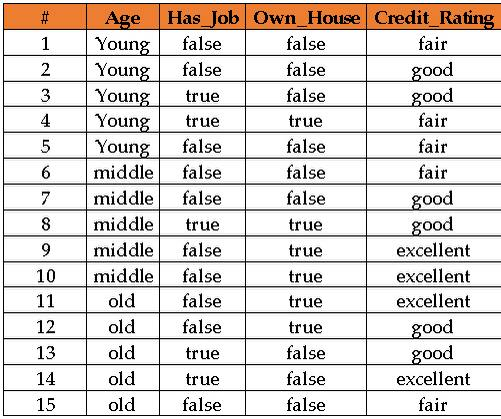
#> input picture data/images/export_excel_test.jpg, 501 x 419 px
$ python -i preprocess.py   (imports and definitions only)
#> lines starting #> are read from the running program, lines starting #| are printed output that depends on the picture; after the words box and inside, x2 and y2 are one past the last pixel; in counts of white or black regions, pixels touching at a corner belong together
### src/common/logger.py
import logging
import sys
from pathlib import Path


def setup_logger(name: str, log_file: str = None, level=logging.INFO):
    """
    Create a logger with console and optional file output
    """
    logger = logging.getLogger(name)
    logger.setLevel(level)

    # Prevent duplicate handlers
    if logger.handlers:
        return logger

    # Console handler
    console_handler = logging.StreamHandler(sys.stdout)
    console_handler.setLevel(level)
    console_format = logging.Formatter(
        '%(asctime)s - %(name)s - %(levelname)s - %(message)s',
        datefmt='%Y-%m-%d %H:%M:%S'
    )
    console_handler.setFormatter(console_format)
    logger.addHandler(console_handler)

    # File handler (optional)
    if log_file:
        log_path = Path(log_file)
        log_path.parent.mkdir(parents=True, exist_ok=True)
        file_handler = logging.FileHandler(log_file)
        file_handler.setLevel(level)
        file_handler.setFormatter(console_format)
        logger.addHandler(file_handler)

    return logger


# Create a default logger for document processing
document_logger = setup_logger('document_processing', level=logging.DEBUG)

### src/document_processing/ocr/preprocess.py
# src/document_processing/ocr/preprocess.py
import time
from pathlib import Path
from typing import Dict, Optional, Tuple

import cv2
import numpy as np

from common.logger import document_logger


def _safe_write(debug_dir: Optional[str], name: str, img):
    if debug_dir:
        Path(debug_dir).mkdir(parents=True, exist_ok=True)
        cv2.imwrite(str(Path(debug_dir) / name), img)


# [110 lines left out: functions _log_step_time, _timed_step, preprocess_pipeline, preprocess_for_paddle, not called in this run]


# -----------------------------
# Tesseract preprocessing (STRONG)
# -----------------------------
def _compute_skew_angle_from_binary(binary_inv: np.ndarray) -> float:
    """
    binary_inv: text=255, bg=0
    returns small angle in degrees
    """
    pts = cv2.findNonZero(binary_inv)
    if pts is None:
        return 0.0

    rect = cv2.minAreaRect(pts)
    angle = rect[-1]  # [-90, 0)
    if angle < -45:
        angle = 90 + angle
    return angle


def _rotate_gray(gray: np.ndarray, angle: float) -> np.ndarray:
    if abs(angle) < 0.05:
        return gray
    h, w = gray.shape[:2]
    M = cv2.getRotationMatrix2D((w // 2, h // 2), angle, 1.0)
    return cv2.warpAffine(
        gray, M, (w, h),
        flags=cv2.INTER_CUBIC,
        borderMode=cv2.BORDER_CONSTANT,
        borderValue=255
    )


def preprocess_for_tesseract(image_path: str, debug_dir: Optional[str] = None) -> np.ndarray:
    """
    Strong preprocessing for Tesseract:
    grayscale -> CLAHE -> resize -> denoise -> Otsu -> deskew -> Otsu
    Returns: binary (single channel)
    """
    img = cv2.imread(image_path, cv2.IMREAD_COLOR)
#> img is the input picture: shape (419, 501, 3); mean B, G, R 212.7, 216.2, 221.7
    if img is None:
        raise ValueError(f"❌ Could not read image: {image_path}")

    gray = cv2.cvtColor(img, cv2.COLOR_BGR2GRAY)
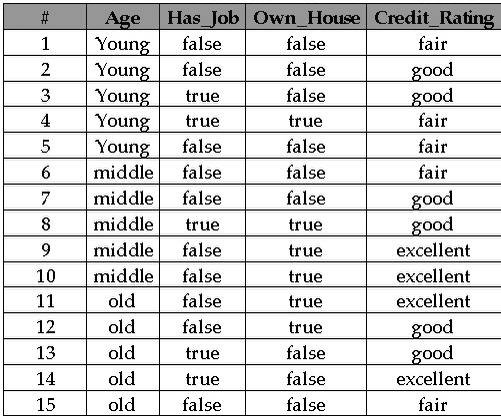
#> gray: shape (419, 501); min 0, max 255, mean 217.5

    clahe = cv2.createCLAHE(clipLimit=2.0, tileGridSize=(8, 8))
    gray2 = clahe.apply(gray)

    h, w = gray2.shape
#> h = 419; w = 501
    if min(h, w) < 600:
        gray2 = cv2.resize(gray2, None, fx=2.0, fy=2.0,
                           interpolation=cv2.INTER_CUBIC)
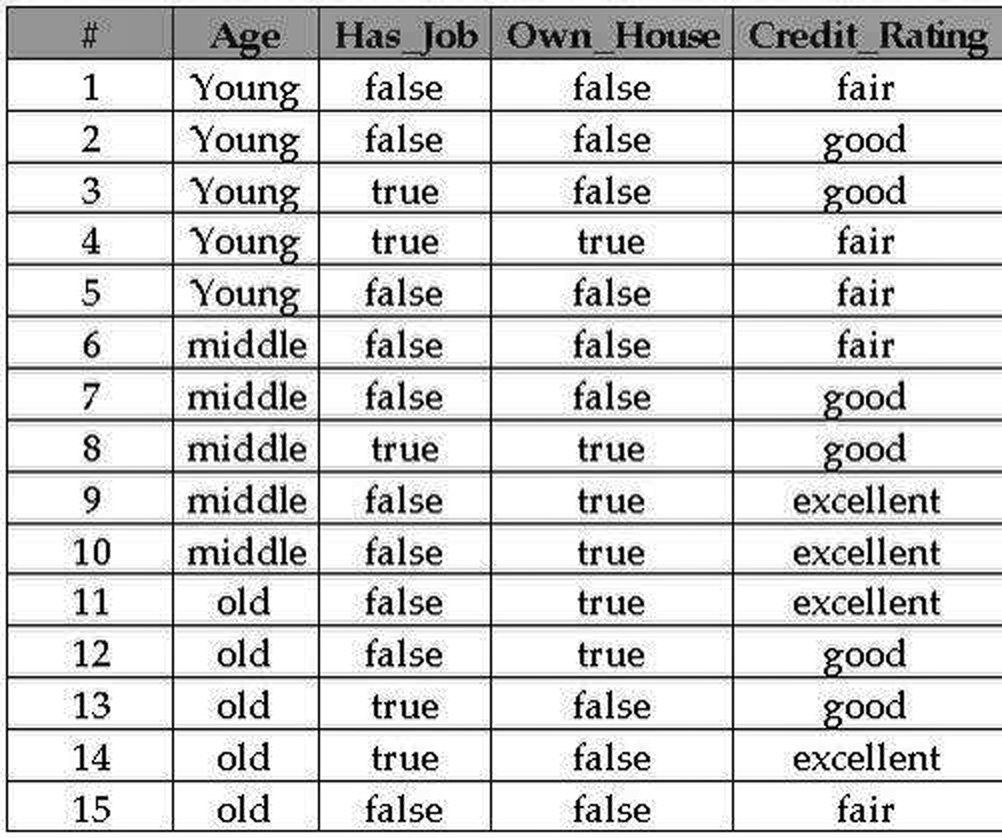
#> gray2: shape (838, 1002); min 0, max 255, mean 212.9

    gray2 = cv2.fastNlMeansDenoising(gray2, h=10)

    _, binary = cv2.threshold(
        gray2, 0, 255, cv2.THRESH_BINARY + cv2.THRESH_OTSU)
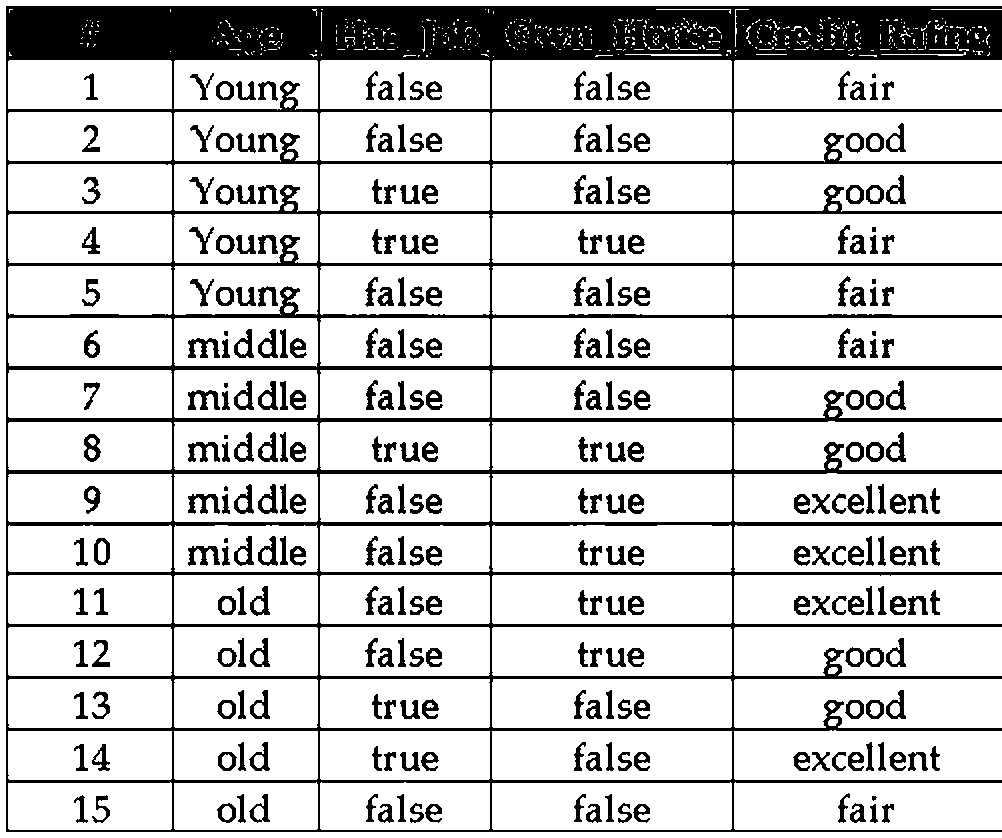
#> binary: shape (838, 1002); 80.8% white; 310 black regions (8 under 20 px), largest, box (x1, y1, x2, y2) and area: (6, 6, 1002, 832) 109662, (188, 338, 220, 358) 343, (188, 390, 220, 410) 338

    # invert for text-based angle detection
    binary_inv = 255 - binary
    angle = _compute_skew_angle_from_binary(binary_inv)
#> in _compute_skew_angle_from_binary, `pts = cv2.findNonZero(binary_inv)`: pts = contour of 161416 points, box (x1, y1, x2, y2) (6, 6, 1002, 832), area 56754
#> in _compute_skew_angle_from_binary, `rect = cv2.minAreaRect(pts)`: rect = ((503.5, 418.5), (825, 995), -90)
#> in _compute_skew_angle_from_binary, `angle = rect[-1]`: angle = -90
#> in _compute_skew_angle_from_binary, `angle = 90 + angle`: angle = 0
#> angle = 0

    # guardrail against crazy rotations
    if abs(angle) > 15:
        angle = 0.0

    rotated_gray = _rotate_gray(gray2, angle)
    _, final_bin = cv2.threshold(
        rotated_gray, 0, 255, cv2.THRESH_BINARY + cv2.THRESH_OTSU)

    _safe_write(debug_dir, "tess_01_gray.png", gray)
    _safe_write(debug_dir, "tess_02_gray_clahe.png", gray2)
    _safe_write(debug_dir, "tess_03_binary.png", binary)
    _safe_write(debug_dir, "tess_04_binary_inv.png", binary_inv)
    _safe_write(debug_dir, "tess_05_rotated_gray.png", rotated_gray)
    _safe_write(debug_dir, "tess_06_final_bin.png", final_bin)

    return final_bin


# Backward compatible wrapper (optional)
# [10 lines left out: function preprocess_image, not called in this run]

>>> result = preprocess_for_tesseract('../../../data/images/export_excel_test.jpg')

$ run again, on data/images/Khmer+English_text.png
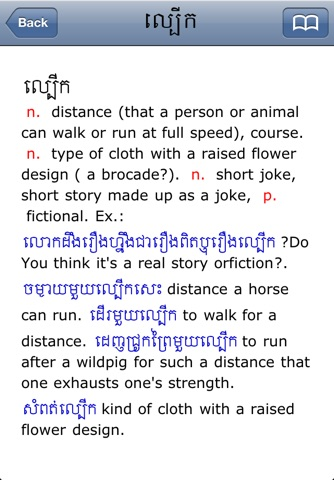
#> input picture data/images/Khmer+English_text.png, 334 x 480 px
#> in preprocess_for_tesseract, img is the input picture: shape (480, 334, 3); mean B, G, R 231.9, 227, 225.5
#> in preprocess_for_tesseract, `gray2 = cv2.resize(gray2, None, fx=2.0, fy=2.0, interpolation=cv2.INTE..`:
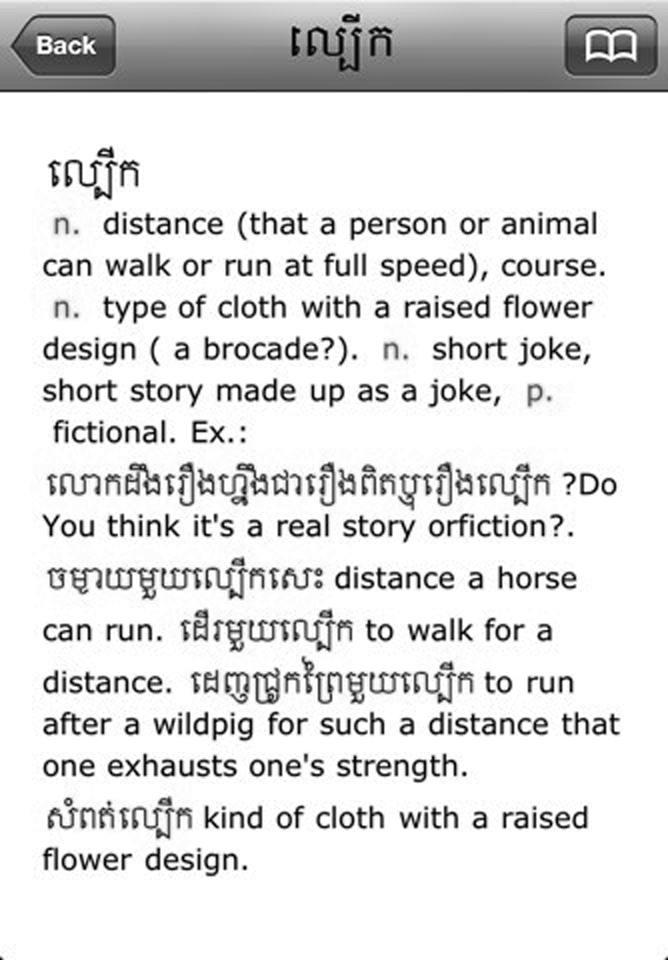
#> gray2: shape (960, 668); min 0, max 255, mean 224.4
#> in preprocess_for_tesseract, `_, binary = cv2.threshold( gray2, 0, 255, cv2.THRESH_BINARY + cv2.THRE..`:
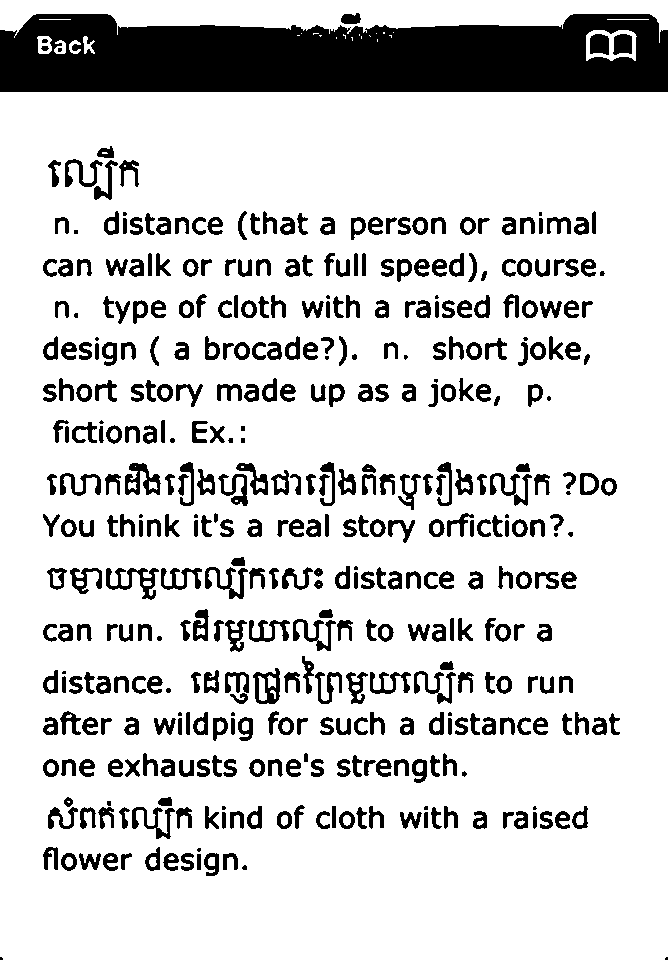
#> binary: shape (960, 668); 83.1% white; 433 black regions (31 under 20 px), largest, box (x1, y1, x2, y2) and area: (0, 14, 668, 92) 43667, (106, 568, 159, 600) 628, (125, 463, 161, 495) 591
#> pts = contour of 108328 points, box (x1, y1, x2, y2) (0, 13, 668, 960), area 238163
#> rect = ((333.5, 486), (946, 667), -90)
#> in _compute_skew_angle_from_binary, `angle = rect[-1]`: angle = -90
#> in _compute_skew_angle_from_binary, `angle = 90 + angle`: angle = 0

$ run again, on data/images/handwritting-to-text-with-ocr.png
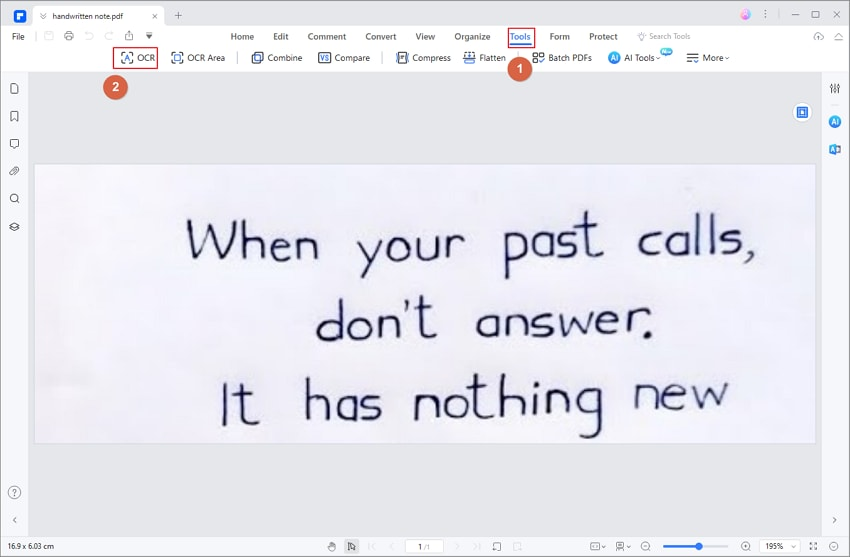
#> input picture data/images/handwritting-to-text-with-ocr.png, 850 x 557 px
#> in preprocess_for_tesseract, img is the input picture: shape (557, 850, 3); mean B, G, R 238.9, 232.2, 232.1
#> in preprocess_for_tesseract, `_, binary = cv2.threshold( gray2, 0, 255, cv2.THRESH_BINARY + cv2.THRE..`:
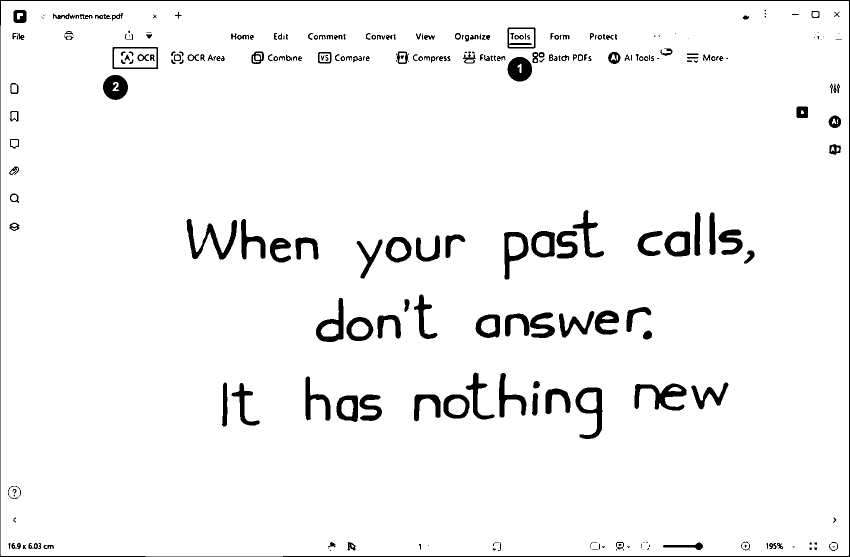
#> binary: shape (1114, 1700) (shown at 1/2 size); 95.5% white; 280 black regions (58 under 20 px), largest, box (x1, y1, x2, y2) and area: (0, 0, 1700, 1114) 9906, (373, 438, 474, 519) 2557, (1269, 767, 1373, 821) 2489
#> in preprocess_for_tesseract, `binary_inv = 255 - binary`:
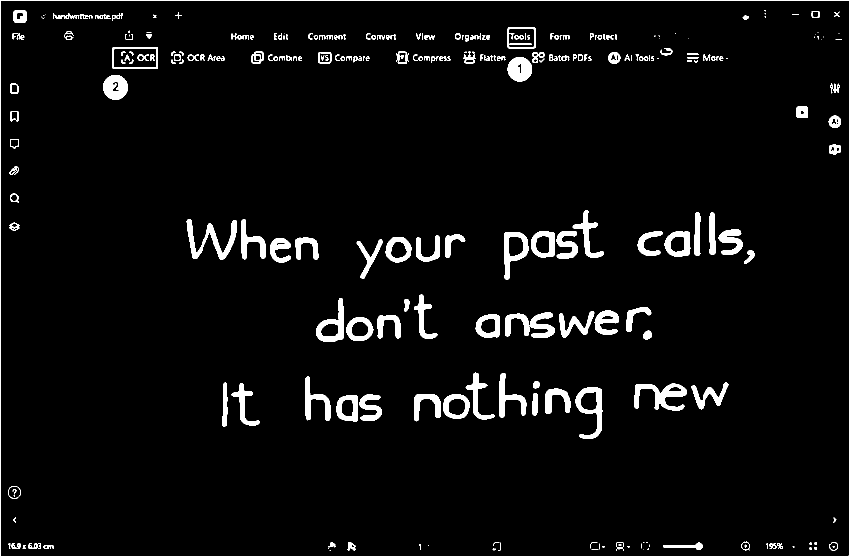
#> binary_inv: shape (1114, 1700) (shown at 1/2 size); 4.5% white; 280 white regions (58 under 20 px), largest, box (x1, y1, x2, y2) and area: (0, 0, 1700, 1114) 9906, (373, 438, 474, 519) 2557, (1269, 767, 1373, 821) 2489
#> pts = contour of 84417 points, box (x1, y1, x2, y2) (0, 0, 1700, 1114), area 0
#> rect = ((849.5, 556.5), (1113, 1699), -90)
#> in _compute_skew_angle_from_binary, `angle = rect[-1]`: angle = -90
#> in _compute_skew_angle_from_binary, `angle = 90 + angle`: angle = 0

$ run again, on data/images/sample.png
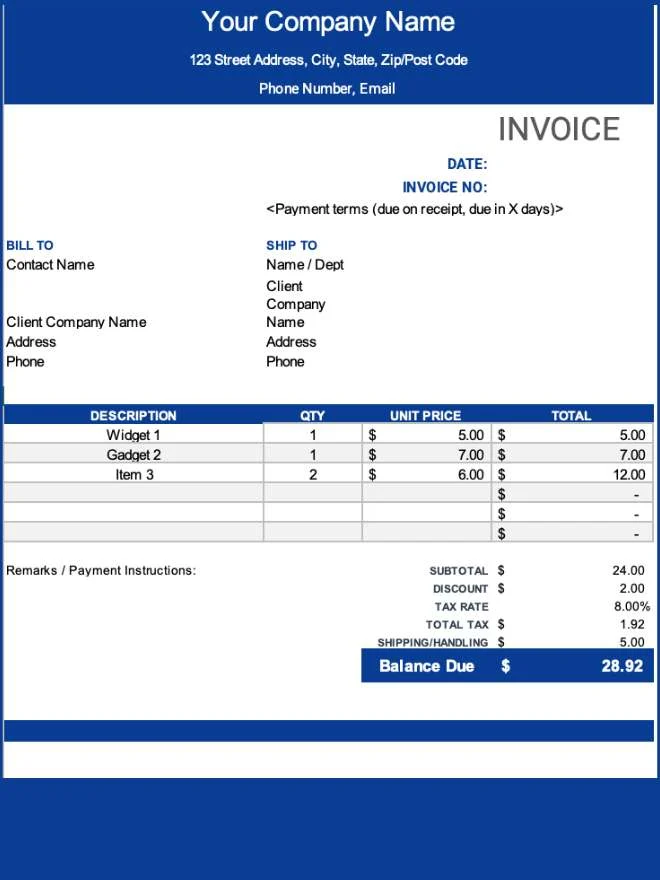
#> input picture data/images/sample.png, 660 x 880 px
#> in preprocess_for_tesseract, img is the input picture: shape (880, 660, 3); mean B, G, R 217.3, 192.2, 177.4
#> in preprocess_for_tesseract, `gray = cv2.cvtColor(img, cv2.COLOR_BGR2GRAY)`:
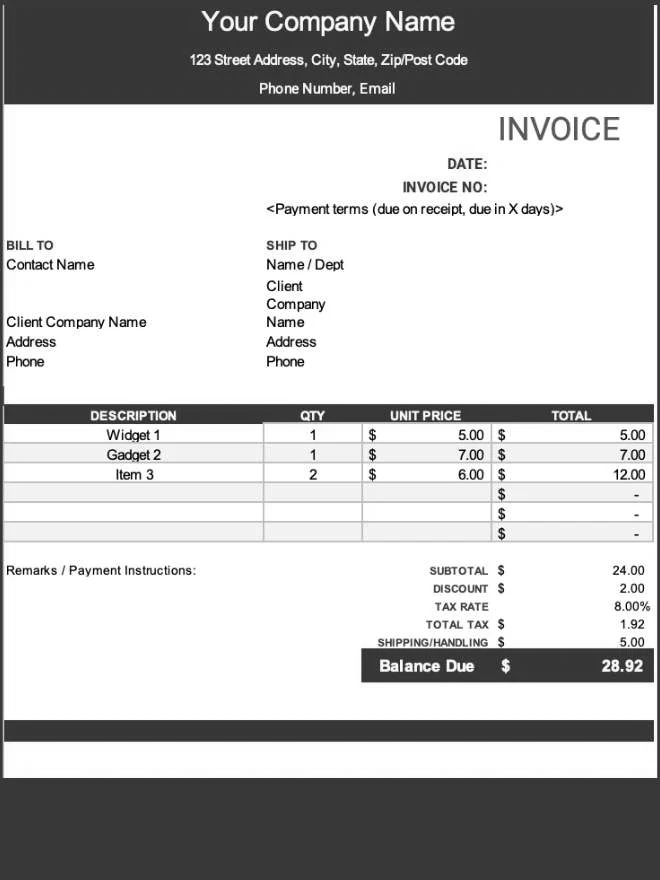
#> gray: shape (880, 660); min 0, max 255, mean 190.6
#> in preprocess_for_tesseract, `_, binary = cv2.threshold( gray2, 0, 255, cv2.THRESH_BINARY + cv2.THRE..`:
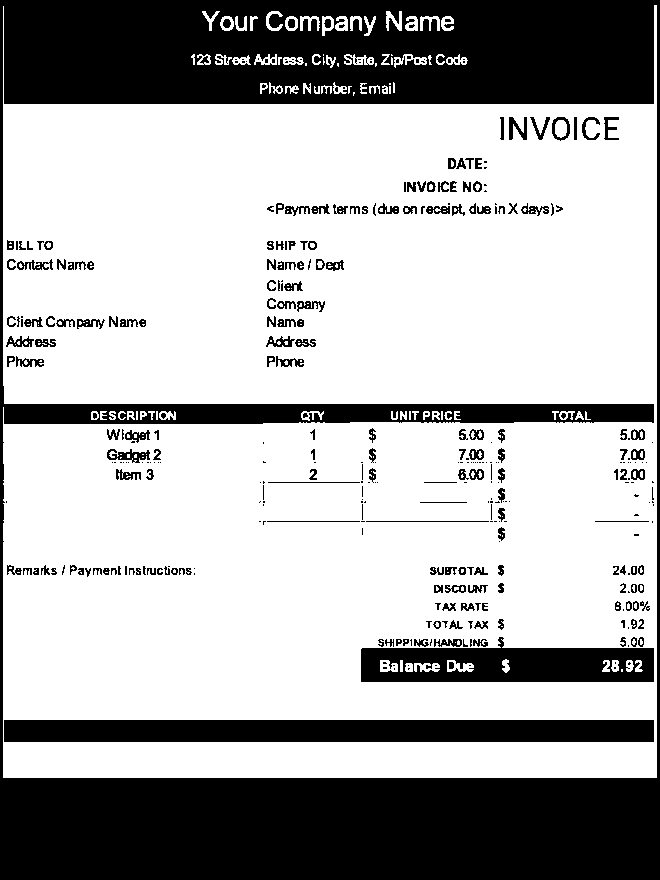
#> binary: shape (880, 660); 68.5% white; 376 black regions (182 under 20 px), largest, box (x1, y1, x2, y2) and area: (0, 0, 660, 880) 146730, (4, 720, 654, 742) 14300, (361, 637, 654, 682) 8981
#> pts = contour of 183038 points, box (x1, y1, x2, y2) (0, 0, 660, 880), area 0
#> rect = ((329.5, 439.5), (879, 659), -90)
#> in _compute_skew_angle_from_binary, `angle = rect[-1]`: angle = -90
#> in _compute_skew_angle_from_binary, `angle = 90 + angle`: angle = 0
